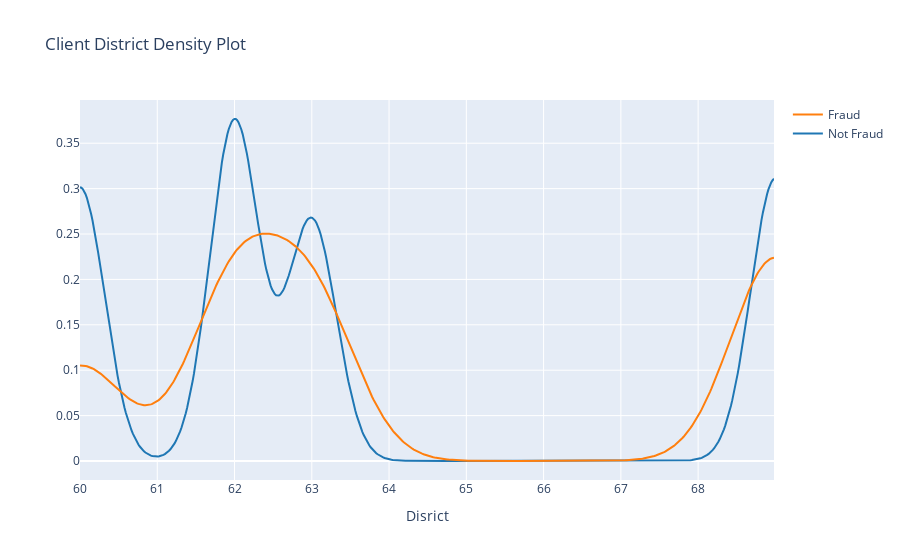

Write notebook code for a chart like this one.
### Code cell
target_0 = client_train.loc[client_train['target'] == 0]["disrict"]
target_1 = client_train.loc[client_train['target'] == 1]["disrict"]

hist_data = [target_0, target_1]
group_labels = ['Not Fraud', 'Fraud']

fig = ff.create_distplot(hist_data, group_labels, show_hist=False, show_rug=False)
fig['layout'].update(title='Client District Density Plot', xaxis=dict(title='Disrict'))
iplot(fig, filename='dist_only')

### Figure 1 — Plotly figure (JSON) as saved in the notebook; plotly's stock layout.template omitted (floating-point values rounded to 4 significant figures; data arrays with more than 128 entries replaced by an {"elided": "..."} marker saying what was removed)
{"data": [{"legendgroup": "Not Fraud", "marker": {"color": "rgb(31, 119, 180)"}, "mode": "lines", "name": "Not Fraud", "showlegend": true, "type": "scatter", "x": {"elided": "500 float values"}, "xaxis": "x", "y": {"elided": "500 float values"}, "yaxis": "y"}, {"legendgroup": "Fraud", "marker": {"color": "rgb(255, 127, 14)"}, "mode": "lines", "name": "Fraud", "showlegend": true, "type": "scatter", "x": {"elided": "500 float values"}, "xaxis": "x", "y": {"elided": "500 float values"}, "yaxis": "y"}], "layout": {"barmode": "overlay", "hovermode": "closest", "legend": {"traceorder": "reversed"}, "title": {"text": "Client District Density Plot"}, "xaxis": {"anchor": "y2", "domain": [0, 1], "title": {"text": "Disrict"}, "zeroline": false}, "yaxis": {"anchor": "free", "domain": [0, 1], "position": 0}}}
